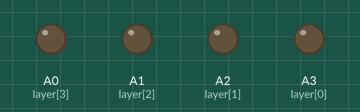
Recording of a sketch running on a simulated Arduino Uno, built with avr-gcc and run on an emulated ATmega328P. Parts: output pins drawn as LEDs (lit = HIGH). Pins used as bus, display or sensor lines are not drawn.

Above: at 1.0 s.
At 2.2 s:
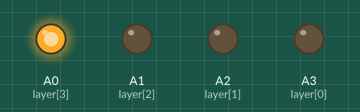
At 2.8 s:
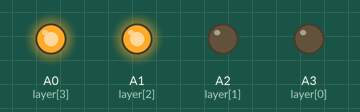
At 3.3 s:
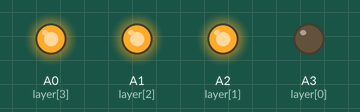
At 3.8 s:
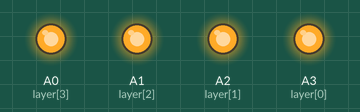
Timing chart, 0 to 5.4 s (numbered marks = the images above):
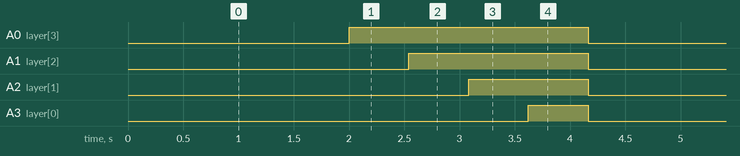

The sketch:

PLOTKIN.ino
```cpp
//Initialisierung und deklarierung der LED Reihen
  int column[16]={13,12,11,10,9,8,7,6,5,4,3,2,1,0,A5,A4};
//Initialisierung und deklarierung der LED Spalten
  int layer[4]={A3,A2,A1,A0};

  int time = 250;

void setup()
{
  //setting rows to ouput
  for(int i = 0; i<16; i++)
  {
    pinMode(column[i], OUTPUT);
  }
  //setting layers to output
  for(int i = 0; i<4; i++)
  {
    pinMode(layer[i], OUTPUT);
  }
}

void loop()
{
  turnAllOff();
  delay(2000);
  plotkinP();
  turnAllOff();
  delay(2000);
  plotkinL();
  turnAllOff();
  delay(2000);
  plotkinO();
  turnAllOff();
  delay(2000);
  plotkinT();
  turnAllOff();
  delay(2000);
  plotkinK();
  turnAllOff();
  delay(2000);
  plotkinI();
  turnAllOff();
  delay(2000);
  plotkinN();
}
//Alle LEDs ausstellen
void turnAllOff()
{
  for(int i = 0; i<16; i++)
  {
    digitalWrite(column[i], 1);
  }
  for(int i = 0; i<4; i++)
  {
    digitalWrite(layer[i], 0);
  }
}

void turnColumnsOff()
{
  for(int i = 0; i<16; i++)
  {
    digitalWrite(column[i], 1);
  }
}

//#######################################################
//Das P aus "Plotkin"
//#######################################################
void plotkinP()
{
  int x = 90;
  for(int y = 4; y>0; y--)
  {
    for(int i = 0; i<6; i++)
    {
     //turn on layer
      digitalWrite(layer[y-1], 1);
     //d3
      turnColumnsOff();
      digitalWrite(column[10], 0);
      digitalWrite(column[11], 0);
      digitalWrite(column[12], 0);
      digitalWrite(column[13], 0);
      digitalWrite(column[7], 0);
      digitalWrite(column[2], 0);
      digitalWrite(column[3], 0);
      digitalWrite(column[8], 0);
      digitalWrite(column[4], 0);
      delay(x);
    }
  }
}

//#######################################################
//Das L aus "Plotkin"
//#######################################################
void plotkinL()
{
  int x = 90;
  for(int y = 4; y>0; y--)
  {
    for(int i = 0; i<6; i++)
    {
     //turn on layer
      digitalWrite(layer[y-1], 1);
     //d3
      turnColumnsOff();
      digitalWrite(column[10], 0);
      digitalWrite(column[11], 0);
      digitalWrite(column[12], 0);
      digitalWrite(column[13], 0);
      digitalWrite(column[9], 0);
      digitalWrite(column[5], 0);
      delay(x);
    }
  }
}

//#######################################################
//Das O aus "Plotkin"
//#######################################################
void plotkinO()
{
  int x = 90;
  for(int y = 4; y>0; y--)
  {
    for(int i = 0; i<6; i++)
    {
     //turn on layer
      digitalWrite(layer[y-1], 1);
     //d3
      turnColumnsOff();
      digitalWrite(column[10], 0);
      digitalWrite(column[11], 0);
      digitalWrite(column[12], 0);
      digitalWrite(column[13], 0);
      digitalWrite(column[7], 0);
      digitalWrite(column[2], 0);
      digitalWrite(column[3], 0);
      digitalWrite(column[4], 0);
      digitalWrite(column[5], 0);
      digitalWrite(column[9], 0);
      delay(x);
    }
  }
}

//#######################################################
//Das T aus "Plotkin"
//#######################################################
void plotkinT()
{
  int x = 90;
  for(int y = 4; y>0; y--)
  {
    for(int i = 0; i<6; i++)
    {

      digitalWrite(layer[y-1], 1);

      turnColumnsOff();
      digitalWrite(column[7], 0);
      digitalWrite(column[6], 0);
      digitalWrite(column[8], 0);
      digitalWrite(column[9], 0);
      digitalWrite(column[10], 0);
      digitalWrite(column[2], 0);
      delay(x);
    }
  }
}

//#######################################################
//Das K aus "Plotkin"
//#######################################################
void plotkinK()
{
  int x = 90;
  for(int y = 4; y>0; y--)
  {
    for(int i = 0; i<6; i++)
    {
     //turn on layer
      digitalWrite(layer[y-1], 1);
     //d3
      turnColumnsOff();
      digitalWrite(column[10], 0);
      digitalWrite(column[11], 0);
      digitalWrite(column[12], 0);
      digitalWrite(column[13], 0);
      digitalWrite(column[6], 0);
      digitalWrite(column[2], 0);
      digitalWrite(column[8], 0);
      digitalWrite(column[9], 0);
      delay(x);
    }
  }
}

//#######################################################
//Das I aus "Plotkin"
//#######################################################
void plotkinI()
{
  int x = 90;
  for(int y = 4; y>0; y--)
  {
    for(int i = 0; i<6; i++)
    {
     //turn on layer
      digitalWrite(layer[y-1], 1);
     //d3
      turnColumnsOff();
      digitalWrite(column[7], 0);
      digitalWrite(column[6], 0);
      digitalWrite(column[8], 0);
      digitalWrite(column[9], 0);
      delay(x);
    }
  }
}

//#######################################################
//Das N aus "Plotkin"
//#######################################################
void plotkinN()
{
  int x = 90;
  for(int y = 4; y>0; y--)
  {
    for(int i = 0; i<6; i++)
    {
     //turn on layer
      digitalWrite(layer[y-1], 1);
     //d3
      turnColumnsOff();
      digitalWrite(column[10], 0);
      digitalWrite(column[11], 0);
      digitalWrite(column[12], 0);
      digitalWrite(column[13], 0);
      digitalWrite(column[6], 0);
      digitalWrite(column[4], 0);
      digitalWrite(column[1], 0);
      digitalWrite(column[0], 0);
      digitalWrite(column[14], 0);
      digitalWrite(column[15], 0);
      delay(x);
    }
  }
}
```

Measured:
- by itself, A0 (layer[3]): alternates HIGH for 2.2 s and LOW for 2.0 s
- by itself, A1 (layer[2]): alternates HIGH for 1.6 s and LOW for 2.5 s
- by itself, A2 (layer[1]): alternates HIGH for 1.1 s and LOW for 3.1 s
- by itself, A3 (layer[0]): alternates HIGH for 0.54 s and LOW for 3.6 s
